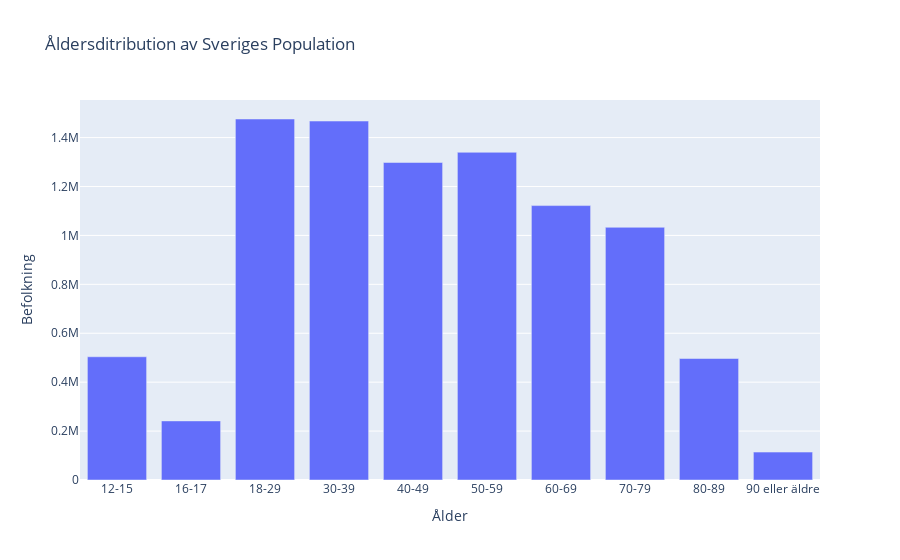

Notebook code cell kept with this figure:
### Markdown cell above
---
e) Draw a diagram showing the age distribution of Swedens population

### Code cell
# using df grouped by age to get the sum of all numeric values based on that group, and then resetting age back to its own column to use in plotting:
df_by_age_group = df.groupby(["Ålder"]).sum(numeric_only = True).reset_index()
px.bar(df_by_age_group, x = "Ålder", y = "Befolkning", title = "Åldersditribution av Sveriges Population")

### Figure 1 — Plotly figure (JSON) as saved in the notebook; plotly's stock layout.template omitted (floating-point values rounded to 4 significant figures)
{"data": [{"alignmentgroup": "True", "hovertemplate": "Ålder=%{x}<br>Befolkning=%{y}<extra></extra>", "legendgroup": "", "marker": {"color": "#636efa", "pattern": {"shape": ""}}, "name": "", "offsetgroup": "", "orientation": "v", "showlegend": false, "textposition": "auto", "type": "bar", "x": ["12-15", "16-17", "18-29", "30-39", "40-49", "50-59", "60-69", "70-79", "80-89", "90 eller äldre"], "xaxis": "x", "y": [503831, 241539, 1475950, 1467590, 1298156, 1339798, 1121922, 1033113, 496750, 114141], "yaxis": "y"}], "layout": {"barmode": "relative", "legend": {"tracegroupgap": 0}, "title": {"text": "Åldersditribution av Sveriges Population"}, "xaxis": {"anchor": "y", "domain": [0, 1], "title": {"text": "Ålder"}}, "yaxis": {"anchor": "x", "domain": [0, 1], "title": {"text": "Befolkning"}}}}
